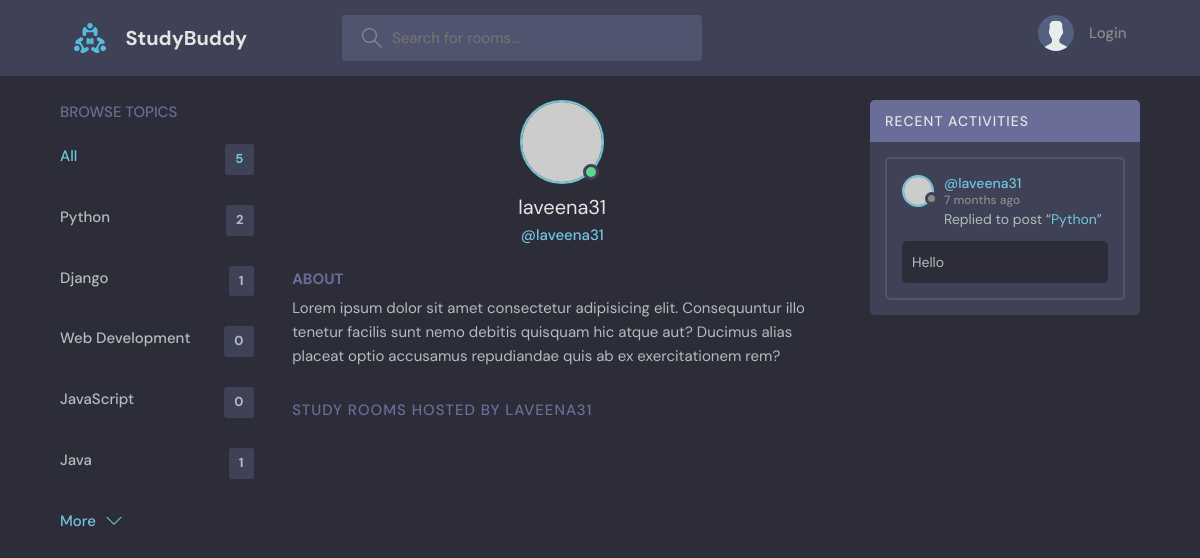
Screenshot of /profile/3/ with the database file from the repository.
### base/models.py (models this page shows, shortened)
class Topic(models.Model):
    name = models.CharField(max_length = 200)

class Message(models.Model):
    user = models.ForeignKey(User, on_delete=models.CASCADE)
    room = models.ForeignKey(Room, on_delete=models.CASCADE) #If room is deleted then the messages are deleted too
    body = models.TextField()
    updated = models.DateTimeField(auto_now = True)
    created = models.DateTimeField(auto_now_add = True)
    class Meta:
        ordering = ['-updated', '-created']
    def __str__(self):
        return self.body[0:50] # For the preview of Room

class Room(models.Model):
    host = models.ForeignKey(User, on_delete=models.SET_NULL, null = True)
    topic = models.ForeignKey(Topic, on_delete=models.SET_NULL, null = True)
    name = models.CharField(max_length = 200)
    description = models.TextField(null = True, blank = True) # blank allows a blank form field submissions
    participants = models.ManyToManyField(User, related_name='participants', blank=True)
    updated = models.DateTimeField(auto_now = True) # Takes a timestamp whenever we save the item
    created = models.DateTimeField(auto_now_add = True) # Takes a timestamp when we first create an instance
    class Meta:
        ordering = ['-updated', '-created']
    def __str__(self):
        return self.name

### base/views.py (the view)
# urls.py: path('profile/<str:id>/', views.userProfile, name="user_profile"),
def userProfile(request, id):
    user = User.objects.get(id=id)
    rooms = user.room_set.all()
    room_messages = user.message_set.all()
    topics = Topic.objects.all()
    context = {'user':user, 'rooms':rooms, 'room_messages': room_messages, 'topics':topics}
    return render(request, 'base/profile.html', context)

### base/templates/base/profile.html (shortened to what this page needs)
{% extends 'main.html' %}
{% block content %}
  <main class="profile-page layout layout--3">
    <div class="container">
      {% include 'base/topic_component.html' %}
      <div class="roomList">
        <div class="profile">
          <div class="profile__avatar">
            <div class="avatar avatar--large active">
              <img src="https://randomuser.me/api/portraits/men/11.jpg" />
            </div>
          </div>
          <div class="profile__info">
            <h3>{{user.username}}</h3>
            <p>@{{user.username}}</p>
          </div>
          <div class="profile__about">
            <h3>About</h3>
            <p>
              Lorem ipsum dolor sit amet consectetur adipisicing elit. Consequuntur illo tenetur
              facilis sunt nemo debitis quisquam hic atque aut? Ducimus alias placeat optio
              accusamus repudiandae quis ab ex exercitationem rem?
            </p>
          </div>
        </div>
        <div class="roomList__header">
          <div>
            <h2>Study Rooms Hosted by {{user.username}}</a>
            </h2>
          </div>
        </div>
      </div>
      {% include 'base/activity_component.html' %}
    </div>
  </main>
{% endblock %}

### base/templates/base/topic_component.html
<div class="topics">
    <div class="topics__header">
      <h2>Browse Topics</h2>
    </div>
    <ul class="topics__list">
      <li>
        <a href="{% url 'room_function' %}" class="active">All <span>{{topics.count}}</span></a>
      </li>
      {% for topic in topics %}
            <li>
                <a href="{% url 'room_function' %}?q={{topic.name}}">{{topic.name}} <span>{{topic.room_set.all.count}}</span> </a>
            </li>
        {% endfor %}
    </ul>
    <a class="btn btn--link" href="topics.html">
      More
      <svg version="1.1" xmlns="http://www.w3.org/2000/svg" width="32" height="32" viewBox="0 0 32 32">
        <title>chevron-down</title>
        <path d="M16 21l-13-13h-3l16 16 16-16h-3l-13 13z"></path>
      </svg>
    </a>
  </div>

### base/templates/base/activity_component.html (shortened to what this page needs)
<div class="activities">
    <div class="activities__header">
      <h2>Recent Activities</h2>
    </div>
    {% for message in room_messages %}
    <div class="activities__box">
      <div class="activities__boxHeader roomListRoom__header">
        <a href="{% url 'user_profile' message.user.id %}" class="roomListRoom__author">
          <div class="avatar avatar--small">
            <img src="https://randomuser.me/api/portraits/women/11.jpg" />
          </div>
          <p>
            @{{message.user}}
            <span>{{message.created | timesince}} ago</span>
          </p>
        </a>
      </div>
      <div class="activities__boxContent">
        <p>Replied to post “<a href="{% url 'solo_room' message.room.id %}">{{message.room}}</a>”</p>
        <div class="activities__boxRoomContent">
          {{message}}
        </div>
      </div>
    </div>
    {% endfor %}
  </div>

### rows the page displays
Topic: name "Python", room_set.all.count "2"
Topic: name "Django", room_set.all.count "1"
Topic: name "Web Development", room_set.all.count "0"
Topic: name "JavaScript", room_set.all.count "0"
Topic: name "Java", room_set.all.count "1"
Message: user "laveena31", created "7 months", room "Python", body "Hello"

### other values shown
{{ topics.count }} "5"
{{ user.username }} "laveena31"
{{ user.username }} "LAVEENA31"
